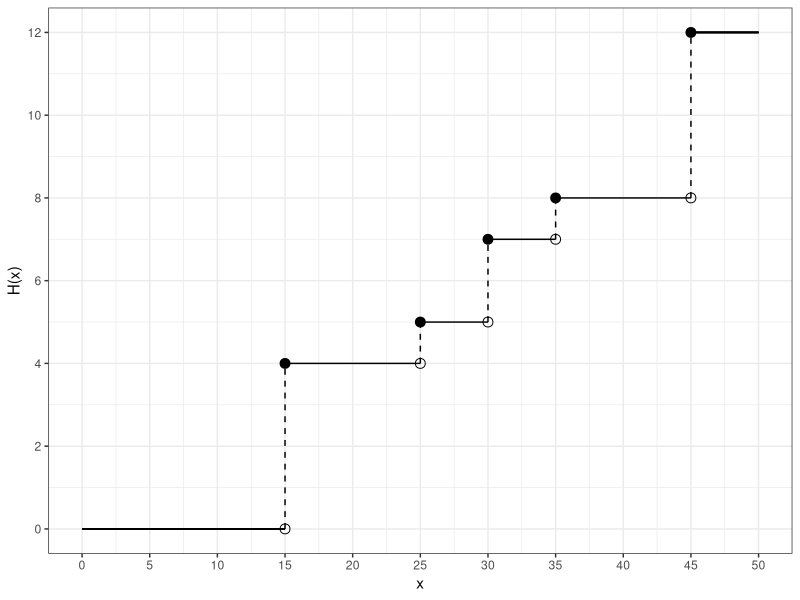
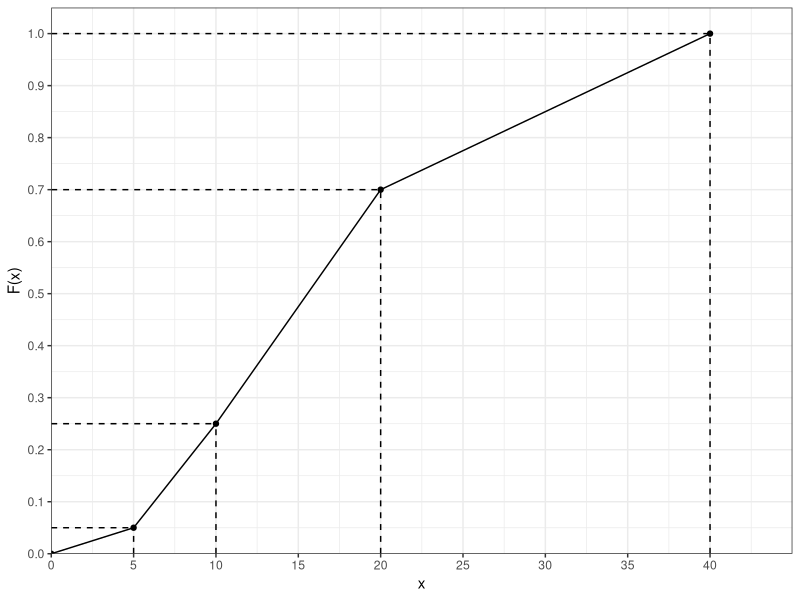
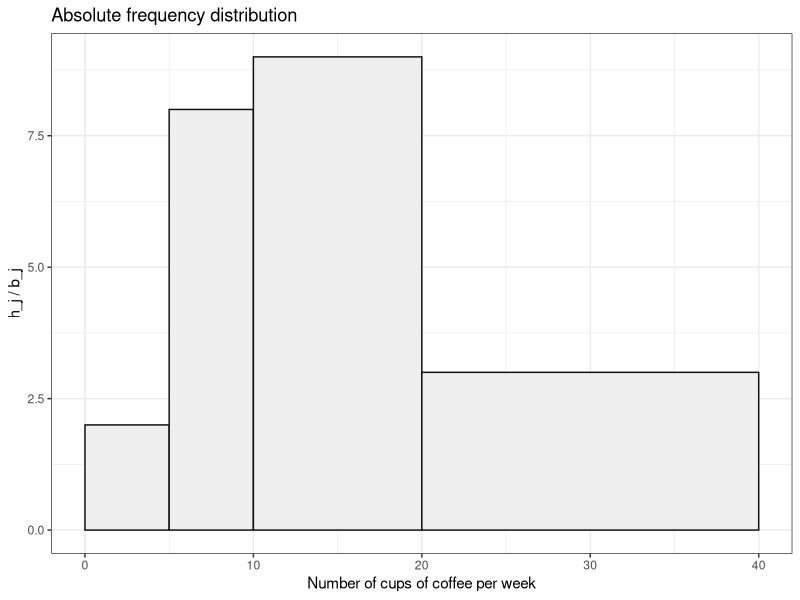
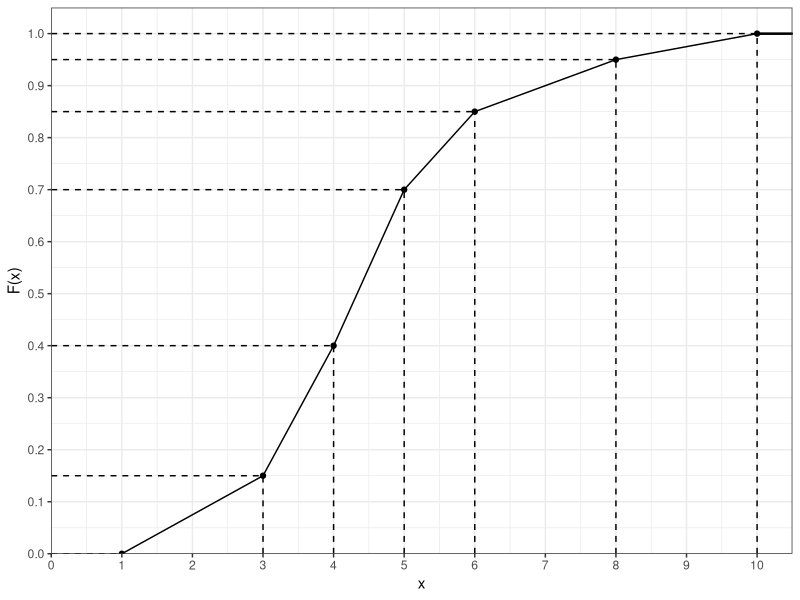
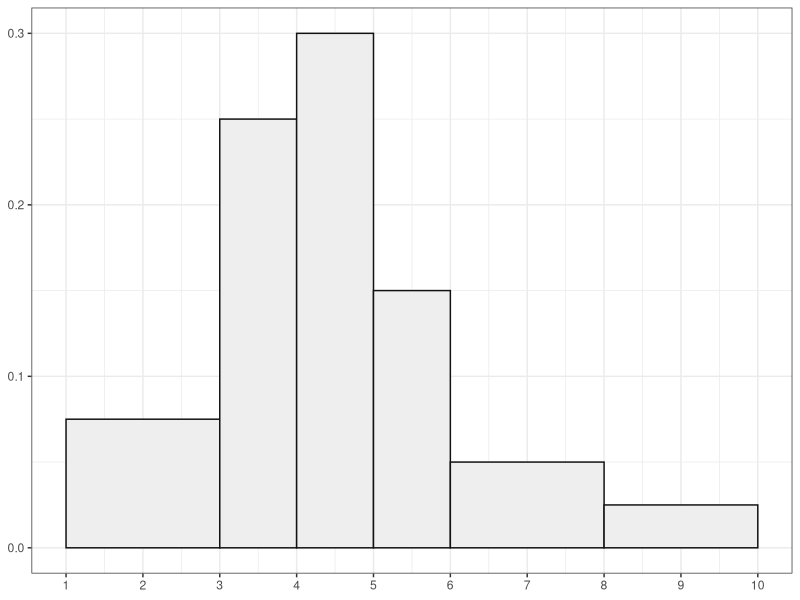
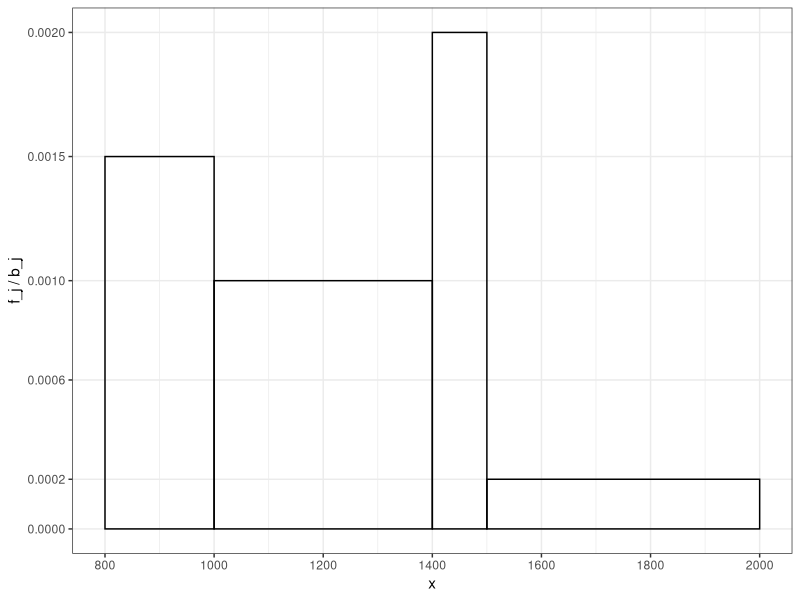
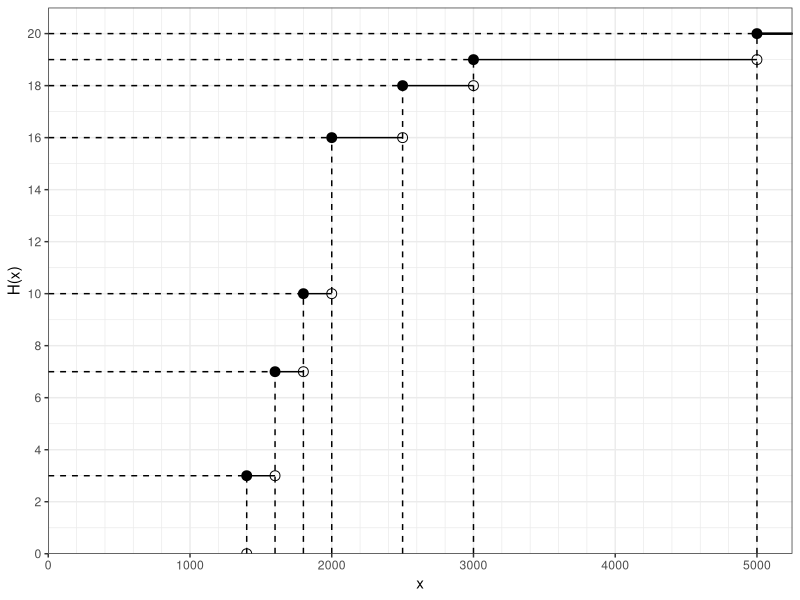
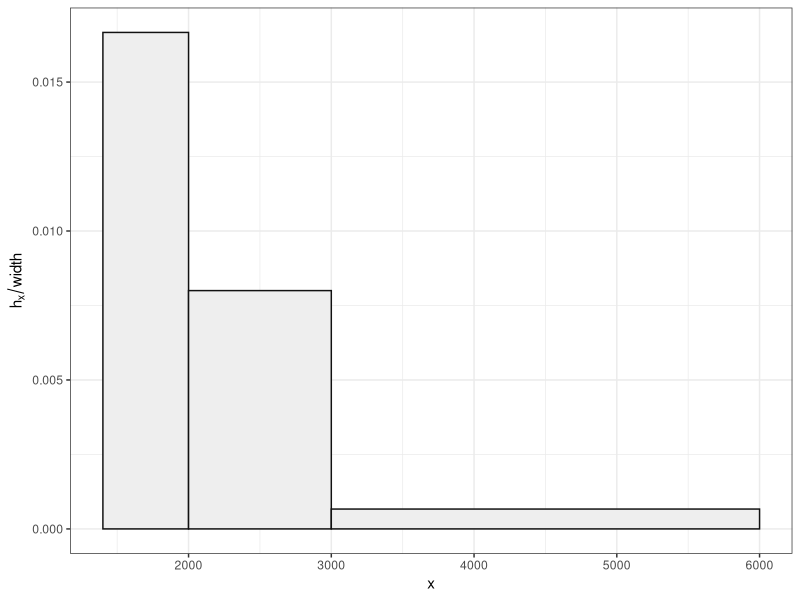

Source code (R) for these figures, in order:
## ---- chunk 1
knitr::opts_chunk$set(echo = TRUE, message = FALSE, warning = FALSE, error = FALSE)
## ---- chunk 2
library(ggplot2)
library(dplyr)
library(knitr)

# Set ggplot2 theme
theme_set(theme_bw())
## ---- chunk 3
t <- c("t_0 = 0", "t_1 = 1", "t_2 = 2", "t_3 = 3", "t_4 = 4", "t_5 = 5")
i <- c("-", "10%", "12%", "35%", "27%", "4%")
x <- c(1000, 1100, 1232, 1663.2, 2112.26, 2196.75)
tbl <- tibble(t = t, i = i, x = x)

names(tbl) <- c("Time t [years]", "Interest rate i", "Year-end value [EUR]")

kable(tbl)
## ---- chunk 4
x <- c("0 - 20", "20 - 50", "50 - 150", "150 - 300")
order <- c(15, 30, 45, 10)
tbl <- tibble(x = x, order = order)
names(tbl) <- c("Order value in 1000 EUR from ... to less than ...", "Number of orders")
kable(tbl)
## ---- chunk 5
# Prerequisites
break_left <- c(0, 20, 50, 150)
break_right <- c(20, 50, 150, 300)
n_orders <- c(15, 30, 45, 10)
n_berlin <- sum(n_orders)

tbl <- tibble(break_left = break_left, break_right = break_right, n_orders = n_orders)

kable(tbl)
## ---- chunk 6
tbl <- tbl %>%
  mutate(rel_frequency = n_orders / 100) %>%
  mutate(cum_rel_frequency = cumsum(rel_frequency)) %>%
  print()
## ---- chunk 7
# Interpolation
x_25 <- 20 + (0.25 - 0.15) / (0.45 - 0.15) * (50 - 20)
x_50 <- 50 + (0.5 - 0.45) / (0.9 - 0.45) * (150 - 50)
x_75 <- 50 + (0.75 - 0.45) / (0.9 - 0.45) * (150 - 50)
x_25
x_50
x_75
## ---- chunk 8
tbl <- tbl %>%
  mutate(group_mean = (break_left + break_right) / 2) %>%
  print() %>%
  mutate(total_order_value = group_mean * n_orders) %>%
  print() %>%
  summarise(mean_order_value = sum(total_order_value) / sum(n_orders)) %>%
  print()

x_bar_berlin <- tbl$mean_order_value
## ---- chunk 9
n_new_york <- 95
## ---- chunk 10
x_bar_dollar <- 60000
x_bar_new_york <- 60000 * 1.5

var_dollar <- 16e6
# 1st variant
sd_dollar <- sqrt(var_dollar)
sd_euro <- sd_dollar * 1.5
var_new_york <- sd_euro^2
# 2nd variant
var_new_york_2 <- var_dollar * 1.5^2

x_bar_new_york
var_new_york
var_new_york_2
## ---- chunk 11
x_flensburg <- c(2e3, 12e3, 17e3, 12e3, 200e3)
n_flensburg <- length(x_flensburg)
## ---- chunk 12
# Arithmetic mean
mean(x_flensburg)

# Geometric mean
prod(x_flensburg)^(1 / length(x_flensburg))
## ---- chunk 13
x_flensburg[length(x_flensburg)] <- 2000

x_bar_flensburg <- mean(x_flensburg)
x_bar_flensburg
# IMPORTANT: Don't use sd as it computes the sample 
# standard deviation instead of the empirical 
# standard deviation
sd_flensburg <- sqrt(1 / n_flensburg * sum((x_flensburg - x_bar_flensburg)^2))
var_flensburg <- sd_flensburg^2
## ---- chunk 14
# New York (compare Part B)
var_new_york
# Flensburg
var_flensburg

# New York and Flensburg stores share the same standard deviation 
# and variance.
## ---- chunk 15
# Berlin (compare Part A)
total_order_value_berlin <- 100 * 79.5e3

# New York (compare Part B)
total_order_value_new_york <- 95 * 90e3

# Flensburg
total_order_value_flensburg <- sum(x_flensburg)

mean_order_value <- (
  total_order_value_berlin + total_order_value_new_york + total_order_value_flensburg
) / (100 + 95 + 5)
mean_order_value
## ---- chunk 16
# Berlin variance
n_orders <- c(15, 30, 45, 10)
x_bar_berlin_groups <- c(10e3, 35e3, 100e3, 225e3)
var_berlin <- 1 / n_berlin * sum(n_orders * (x_bar_berlin_groups - x_bar_berlin)^2)
var_berlin

# Values from previous tasks
n_cities <- c(n_berlin, n_new_york, n_flensburg)
x_bar_cities <- c(x_bar_berlin, x_bar_new_york, x_bar_flensburg)
var_cities <- c(var_berlin, var_new_york, var_flensburg)

# Total variance
var_all <- 1 / sum(n_cities) * (
  sum(n_cities * var_cities) + sum(n_cities * (x_bar_cities - mean(x_bar_cities))^2)
)
## ---- chunk 17
1 / sum(n_cities) * sum(n_cities * (x_bar_cities - mean(x_bar_cities))^2) / var_all
## ---- chunk 18
x_dot <- c(15, 25, 30, 35, 45)
y_dot <- c(4, 5, 7, 8, 12)
x_point <- x_dot
y_point <- c(0, 4, 5, 7, 8)
tbl <- tibble(x_dot = x_dot, y_dot = y_dot, x_point = x_point, y_point = y_point)

ggplot(tbl) +
  geom_segment(aes(x = x_point, xend = x_point, y = y_point, yend = y_dot), linetype = "dashed") +
  geom_segment(aes(x = x_point, xend = lead(x_point), y = y_dot, yend = y_dot)) +
  geom_segment(x = max(x_point), xend = 50, y = 12, yend = 12) +
  geom_segment(x = 0, xend = 15, y = 0, yend = 0) +
  geom_point(aes(x = x_dot, y = y_dot), shape = 19, size = 3) +
  geom_point(aes(x = x_point, y = y_point), shape = 1, size = 3) +
  scale_x_continuous(limits = c(0, 50), breaks = seq(0, 50, by = 5)) +
  scale_y_continuous(limits = c(0, 12), breaks = seq(0, 12, by = 2)) +
  labs(x = "x", y = "H(x)")
## ---- chunk 19
x <- c(15, 25, 30, 35, 45)
h_x <- c(4, 1, 2, 1, 4)

freq_tbl <- tibble(x = x, h_x = h_x) %>%
  mutate(f_x = h_x / sum(h_x), H_x = cumsum(h_x), F_x = cumsum(f_x))

freq_tbl
## ---- chunk 20
1 / sum(freq_tbl$H_x) * sum(freq_tbl$H_x * (freq_tbl$x - 30)^2)
## ---- chunk 21
# cut divides the range of x into intervals and codes the values in x according
# to which interval they fall
freq_tbl$interval <- cut(freq_tbl$x, c(0, 20, 40, 60))
freq_tbl

grouped_tbl <- freq_tbl %>%
  group_by(interval) %>%
  summarise(h_x = sum(h_x), f_x = sum(f_x), H_x = max(H_x), F_x = max(F_x)) %>%
  mutate(interval_mean = c(10, 30, 50))

grouped_tbl
## ---- chunk 22
# Grouped mean
grouped_mean <- 1 / sum(grouped_tbl$h_x) * sum(grouped_tbl$h_x * grouped_tbl$interval_mean)
grouped_mean

# Grouped variance
1 / sum(grouped_tbl$h_x) * sum(grouped_tbl$h_x * (grouped_tbl$interval_mean - grouped_mean)^2)
## ---- chunk 23
# Total volume
order_volume <- sum(freq_tbl$h_x) * 1000

# Volume of A
v_a <- 0.4 * order_volume
v_a
## ---- chunk 24
# Percentage of A
p_a <- 0.4 

# Percentage of B
p_b <- p_a * 0.25
p_b
## ---- chunk 25
# Percentage of C
p_c <- 1 - (p_a + p_b)

# Volume of C
v_c <- p_c * order_volume
v_c
## ---- chunk 26
x <- c(0, 5, 10, 20, 40)
y <- c(0, 0.05, 0.25, 0.7, 1)
tbl <- tibble(x = x, y = y)

ggplot(tbl, aes(x = x, y = y)) +
  geom_point() +
  geom_line() +
  geom_segment(aes(x = 0, xend = x, y = y, yend = y), linetype = "dashed") +
  geom_segment(aes(x = x, xend = x, y = 0, yend = y), linetype = "dashed") +
  scale_x_continuous(limits = c(0, 45), breaks = seq(0, 40, by = 5), expand = c(0, 0)) +
  scale_y_continuous(limits = c(0, 1), breaks = seq(0, 1, by = 0.1), expand = expansion(c(0, 0.05))) +
  labs(x = "x", y = "F(x)")
## ---- chunk 27
# Sample size
n <- 200

# Read data from CDF
x <- c(0, 5, 10, 20, 40)
F_x <- c(0, 0.05, 0.25, 0.7, 1)

# Width of group
b <- diff(x)
b
# Center of group
m <- x[-length(x)] + b / 2
m
# Relative frequency of group
f_x <- diff(F_x)
f_x
# Absolute frequency of group
h_x <- f_x * n
h_x

# Height of bar
h <- h_x / b
h

tbl <- tibble(xmin = x[-length(x)], xmax = x[-1], ymin = 0, ymax = h)
ggplot(tbl, aes(xmin = xmin, xmax = xmax, ymin = ymin, ymax = ymax)) +
  geom_rect(fill = "#eeeeee", color = "#111111") +
  labs(
    title = "Absolute frequency distribution", 
    x = "Number of cups of coffee per week",
    y = "h_j / b_j"
  )
## ---- chunk 28
# Mean
1 / n * sum(h_x * m)

# Median
# Linear interpolation
x_0.25 <- 10
x_0.7 <- 20
x_0.5 <- x_0.25 + (0.5 - 0.25) / (0.7 - 0.25) * (x_0.7 - x_0.25)
x_0.5
## ---- chunk 29
(1 / 79) * (78 * 2813 + 2100)
## ---- chunk 30
tbl <- tribble(
  ~tariff,            ~time,           ~seconds_per_cost,
  "Night Tariff",     "01:00 - 06:00", 120,
  "Morning Tariff",   "06:00 - 12:00", 40,
  "Afternoon Tariff", "12:00 - 19:00", 30,
  "Evening Tariff",   "19:00 - 01:00", 60
)
names(tbl) <- c("Tariff", "Time from ... up to less than ...", "Talk time in seconds per cost unit of 8 Cent")

kable(tbl)
## ---- chunk 31
# "Width" (number of seconds)
w <- c(5, 6, 7, 6) * 60 * 60

# Seconds per cost unit
spcu <- c(120, 40, 30, 60)

# Seconds per cent
spc <- spcu / 8

# Cents per second
cps <- 1 / spc

# Cost per day
cpd <- sum(w * cps)

# Cost per hours
cpd / 24
## ---- chunk 32
x <- c(1, 3, 4, 5, 6, 8, 10)
y <- c(0, 0.15, 0.4, 0.7, 0.85, 0.95, 1)
tbl <- tibble(x = x, y = y)

ggplot(tbl, aes(x = x, y = y)) +
  geom_point() +
  geom_line() +
  geom_segment(aes(x = x, xend = x, y = 0, yend = y), linetype = "dashed") +
  geom_segment(aes(x = 0, xend = x, y = y, yend = y), linetype = "dashed") +
  geom_segment(x = 10, xend = 10.5, y = 1, yend = 1) +
  labs(x = "x", y = "F(x)") +
  scale_x_continuous(limits = c(0, 10.5), expand = c(0, 0), breaks = 0:10) +
  scale_y_continuous(limits = c(0, 1), expand = expansion(c(0, 0.05)), breaks = seq(0, 1, by = 0.1))
## ---- chunk 33
# Sample size
n <- 2000

# Data from graphic
x <- c(1, 3, 4, 5, 6, 8, 10)
F_x <- c(0, 0.15, 0.4, 0.7, 0.85, 0.95, 1)

# Cumulative relative frequency (drop 0)
F_x <- F_x

# Cumulative absolute frequency
H_x <- F_x * n
H_x

# Absolute frequency
h_x <- diff(H_x)

# Relative frequency
f_x <- diff(F_x)
f_x

# Table
tbl <- tibble(xmin = x[-length(x)], xmax = x[-1], h_x = h_x, f_x = f_x, H_x = H_x[-1], F_x = F_x[-1])
tbl
## ---- chunk 34
ggplot(tbl, aes(xmin = xmin, xmax = xmax, ymin = 0, ymax = f_x / (xmax - xmin))) +
  geom_rect(fill = "#eeeeee", color = "#111111") +
  scale_x_continuous(breaks = 1:10)
  
## ---- chunk 35
q_5000 <- 0.7
q_6000 <- 0.85
# Linear interpolation
q_5800 <- q_5000 + (5800 - 5000) / (6000 - 5000) * (q_6000 - q_5000)
# Result
1 - q_5800
## ---- chunk 36
# Average per group
m <- (tbl$xmin + tbl$xmax) / 2

# Total monthly gross income
sum(tbl$h_x * m) * 1000
## ---- chunk 37
# Mean
1 / n * sum(tbl$h_x * m) * 1000

# Median
x_0.4 <- 4
x_0.7 <- 5
# Linear interpolation
x_0.5 <- x_0.4 + (0.5 - 0.4) / (0.7 - 0.4) * (x_0.7 - x_0.4) 
x_0.5 * 1000
## ---- chunk 38
# Linear interpolation for x_0.25 and x_0.75
x_0.15 <- 3
x_0.4 <- 4
x_0.25 <- x_0.15 + (0.25 - 0.15) / (0.4 - 0.15) * (x_0.4 - x_0.15)
x_0.7 <- 5
x_0.85 <- 6
x_0.75 <- x_0.7 + (0.75 - 0.7) / (0.85 - 0.7) * (x_0.85 - x_0.7)

# Result
g_0.25 <- ((x_0.75 - x_0.5) - (x_0.5 - x_0.25)) / (x_0.75 - x_0.25)
g_0.25
## ---- chunk 39
x <- c(2400, 3300, 2400, 2300, 2500, 1700, 2100, 3100, 2900, 1800, 3900, 2100, 2900, 1500, 2700, 2200, 2000, 2500, 2600, 2200)
## ---- chunk 40
x_bar <- mean(x)
x_bar
## ---- chunk 41
n <- length(x)

# Variance
var_x <- 1 / n * sum((x - x_bar)^2)
var_x

# Standard deviation
sd_x <- sqrt(1 / n * sum((x - x_bar)^2))
sd_x
## ---- chunk 42
var_coeff <- sd_x / x_bar
var_coeff
## ---- chunk 43
x_left <- c(800, 1000, 1400, 1500)
x_right <- c(1000, 1400, 1500, 2000)
y <- c(0.0015, 0.001, 0.002, 0.0002)
tbl <- tibble(x_left = x_left, x_right = x_right, y = y)

ggplot(tbl) +
  geom_rect(aes(xmin = x_left, xmax = x_right, ymin = 0, ymax = y), fill = NA, color = "black") +
  scale_x_continuous(breaks = seq(800, 2000, by = 200)) +
  scale_y_continuous(breaks = c(0, 0.0002, 0.0006, 0.001, 0.0015, 0.002), minor_breaks = NULL) +
  labs(x = "x", y = "f_j / b_j")
## ---- chunk 44
# Sample size
n <- 4000

# Group width
b <- c(200, 400, 100, 500)

# Bar height from histogram
f_b <- c(0.0015, 0.0010, 0.0020, 0.0002)

# Relative frequencies
f_x <- f_b * b

# Cumulative relative frequencies
F_x <- cumsum(f_x)

# Positions
x <- c(1000, 1400, 1500, 2000)
names(F_x) <- x

F_x

# q_1000
q_1000 <- F_x["1000"]
unname(q_1000)

# q_1300 (linear interpolation)
q_1400 <- F_x["1400"]
q_1300 <- q_1000 + (1300 - 1000) / (1400 - 1000) * (q_1400 - q_1000)
unname(q_1300)

# q_1950 (linear interpolation)
q_1500 <- F_x["1500"]
q_2000 <- F_x["2000"]
q_1950 <- q_1500 + (1950 - 1500) / (2000 - 1500) * (q_2000 - q_1500)
unname(q_1950)
## ---- chunk 45
tbl <- tibble(x = c(800, x), F_x = c(0, F_x))
## ---- chunk 46
x <- c(1400, 1600, 1800, 2000, 2500, 3000, 5000)
y_point <- c(0, 3, 7, 10, 16, 18, 19)
y_dot <- c(3, 7, 10, 16, 18, 19, 20)
tbl <- tibble(x = x, y_point = y_point, y_dot = y_dot)

ggplot(tbl) +
  geom_point(aes(x = x, y = y_point), shape = 1, size = 3) +
  geom_point(aes(x = x, y = y_dot), shape = 19, size = 3) +
  geom_segment(aes(x = 0, xend = x, y = y_dot, yend = y_dot), linetype = "dashed") +
  geom_segment(aes(x = x, xend = x, y = 0, yend = y_dot), linetype = "dashed") +
  geom_segment(aes(x = x, xend = lead(x), y = y_dot, yend = y_dot)) +
  geom_segment(x = 5000, xend = 5500, y = 20, yend = 20) +
  scale_x_continuous(breaks = seq(0, 5000, by = 1000), limits = c(0, 5000), expand = expansion(c(0, 0.05)), minor_breaks = seq(0, 5000, by = 200)) +
  scale_y_continuous(breaks = seq(0, 20, by = 2), minor_breaks = 0:20, limits = c(0, 20), expand = expansion(c(0, 0.05))) +
  labs(x = "x", y = "H(x)")
## ---- chunk 47
x <- c(1400, 1600, 1800, 2000, 2500, 3000, 5000)
H_x <- c(3, 7, 10, 16, 18, 19, 20)

tbl <- tibble(x = x, H_x = H_x) %>%
  mutate(h_x = diff(c(0, H_x)))

tbl
## ---- chunk 48
n <- sum(tbl$h_x)

params <- tbl %>%
  summarise(x_bar = (1 / n) * sum(h_x * x), x_sd = sqrt((1 / n) * sum(h_x * (x - x_bar)^2)))

params
## ---- chunk 49
to_group <- function(x) ifelse(x < 2000, "lower", ifelse(x < 3000, "middle", "upper"))

grouped_tbl <- tbl %>%
  mutate(group = to_group(x)) %>%
  select(-x, -H_x) %>%
  group_by(group) %>%
  summarise(h_x = sum(h_x)) %>%
  mutate(f_x = h_x / n)

grouped_tbl
## ---- chunk 50
# Prepare grouped_tbl with additional group information
grouped_tbl <- grouped_tbl %>%
  mutate(left = c(1400, 2000, 3000), right = c(2000, 3000, 6000), m = (left + right) / 2)
grouped_tbl

grouped_params <- grouped_tbl %>%
  summarise(x_bar = (1 / n) * sum(h_x * m), x_sd = sqrt((1 / n) * sum(h_x * (m - x_bar)^2)))
grouped_params
## ---- chunk 51
# Prepare data for histogram
hist_tbl <- grouped_tbl %>%
  mutate(width = right - left)
  

# Histogram
ggplot(hist_tbl) +
  geom_rect(aes(xmin = left, xmax = right, ymin = 0, ymax = h_x / width), fill = "#eeeeee", color = "#111111") +
  labs(x = "x", y = expression(h[x] / width))
## ---- chunk 52
grouped_tbl <- grouped_tbl %>% 
  mutate(H_x = cumsum(h_x), F_x = cumsum(f_x))
grouped_tbl

plot_tbl <- with(grouped_tbl, tibble(x = c(left, max(right)), y = c(0, F_x)))
ggplot(plot_tbl, aes(x = x, y = y)) +
  geom_point() +
  geom_line() +
  labs(x = "x", y = expression(f[x]))
## ---- chunk 53
# Median
q_50 <- 2000

q_0 <- 1400
q_25 <- q_0 + (0.25 - 0) / (0.5 - 0) * (q_50 - q_0) 
q_25

q_90 <- 3000
q_75 <- q_50 + (0.75 - 0.5) / (0.9 - 0.5) * (q_90 - q_50)
q_75
## ---- chunk 54

